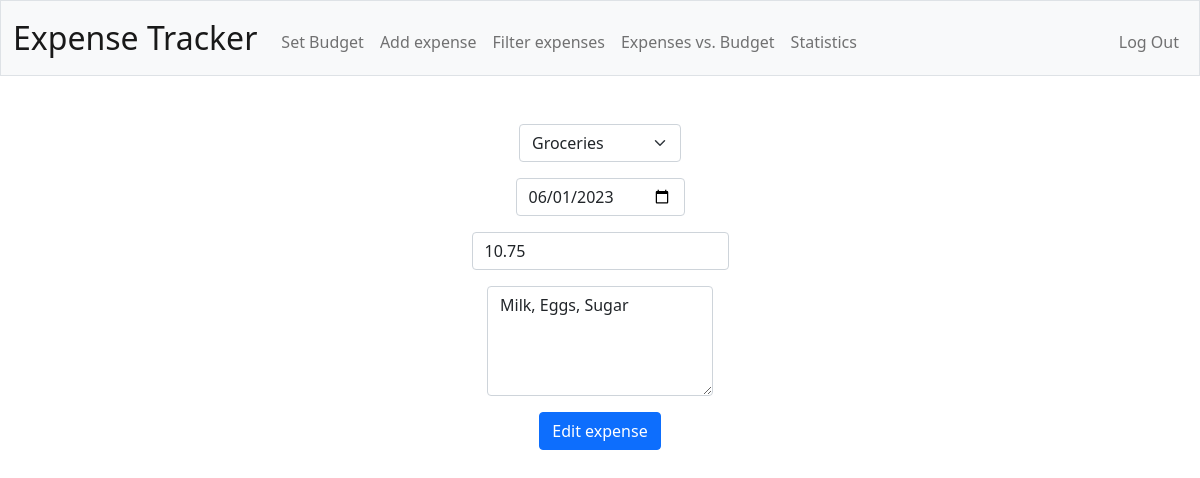
Page /expense-edit/1 (signed in) on the committed database.
### tables this page shows
CREATE TABLE categories (
    id INTEGER PRIMARY KEY AUTOINCREMENT,
    name TEXT NOT NULL
);

CREATE TABLE expenses (
    id INTEGER PRIMARY KEY AUTOINCREMENT,
    user_id INTEGER NOT NULL,
    date DATE NOT NULL,
    category_id INTEGER NOT NULL,
    amount REAL NOT NULL,
    description TEXT,
    FOREIGN KEY (user_id) REFERENCES users (id),
    FOREIGN KEY (category_id) REFERENCES categories (id)
);

### app.py (the view)
@app.route("/expense-edit/<int:expense_id>", methods=["GET", "POST"])
@login_required
def expense_edit(expense_id):
    user_id = session["user_id"]
    expense_data = db.execute("SELECT e.*, c.name AS category FROM expenses e JOIN categories c ON e.category_id = c.id WHERE e.id = ? AND e.user_id = ?", expense_id, user_id)
    expense = expense_data[0]
    if not expense:
        return apology("expense not found", 403)
    if request.method == "POST":
        expense_date = expense["date"]
        expense_amount = expense["amount"]
        expense_category = expense["category_id"]
        expense_description = expense["description"]
        changes = False
        if request.form.get("date"):
            expense_date = request.form.get("date")
            changes = True
        if request.form.get("amount"):
            expense_amount = float(request.form.get("amount"))
            if expense_amount <= 0:
                return apology("amount of expense must be positive", 403)
            changes = True
        if request.form.get("category"):
            expense_category = request.form.get("category")
            changes = True
        if request.form.get("description"):
            expense_description = request.form.get("description")
            changes = True
        if changes:
            db.execute("UPDATE expenses SET date = ?, amount = ?, category_id = ?, description = ? WHERE id = ?", expense_date, expense_amount, expense_category, expense_description, expense_id)
        return redirect("/")
    else:
        categories = get_categories()
        return render_template("expense-edit.html", expense=expense, categories=categories)

### app.py (called while the page is built)
@app.after_request
def after_request(response):
    response.headers["Cache-Control"] = "no-cache, no-store, must-revalidate"
    response.headers["Expires"] = 0
    response.headers["Pragma"] = "no-cache"
    return response

def get_categories():
    categories = db.execute("SELECT * FROM categories")
    if len(categories) <= 0:
        return apology("no categories existing", 403)
    return categories

### helpers.py (called while the page is built)
def login_required(f):
    @wraps(f)
    def decorated_function(*args, **kwargs):
        if session.get("user_id") is None:
            return redirect("/login")
        return f(*args, **kwargs)
    return decorated_function

### templates/expense-edit.html (shortened to what this page needs)
{% extends "layout.html" %}
{% block main %}
    <form action="/expense-edit/{{ expense['id'] }}" method="post">
        <div class="mb-3">
            <select class="form-select mx-auto w-auto" id="category" name="category">
                <option value="{{ expense['category_id'] }}" selected>{{ expense['category'] }}</option>
            </select>
        </div>
        <div class="mb-3">
            <input class="form-control mx-auto w-auto" id="date" name="date" type="date" value="{{ expense['date'] }}">
        </div>
        <div class="mb-3">
            <input autocomplete="off" class="form-control mx-auto w-auto" id="amount" name="amount" min="0" step="0.01" type="number" value="{{ expense['amount'] }}">
        </div>
        <div class="mb-3">
            <textarea class="form-control mx-auto w-auto" id="description" name="description" rows="4">{{ expense['description'] }}</textarea>
        </div>
        <button class="btn btn-primary" type="submit">Edit expense</button>
    </form>
{% endblock %}

### rows in the picture
categories: category "Groceries"
expenses: date "06/01/2023", amount "10.75", description "Milk, Eggs, Sugar"
